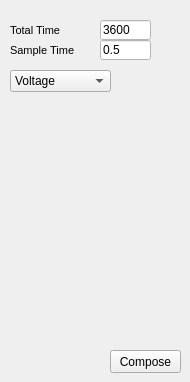
      <widget class="QWidget" name="tab_8">
       <attribute name="title">
        <string>Time Elapse</string>
       </attribute>
       <widget class="QLineEdit" name="lineEdit_TimeElapseSampleTime">
        <property name="geometry">
         <rect>
          <x>100</x>
          <y>40</y>
          <width>51</width>
          <height>20</height>
         </rect>
        </property>
        <property name="styleSheet">
         <string notr="true">background-color: rgb(255, 255, 255)</string>
        </property>
        <property name="text">
         <string>0.5</string>
        </property>
       </widget>
       <widget class="QLabel" name="label_IncrementSpeen_16">
        <property name="geometry">
         <rect>
          <x>10</x>
          <y>40</y>
          <width>81</width>
          <height>21</height>
         </rect>
        </property>
        <property name="font">
         <font>
          <pointsize>8</pointsize>
         </font>
        </property>
        <property name="text">
         <string>Sample Time</string>
        </property>
        <property name="alignment">
         <set>Qt::AlignLeading|Qt::AlignLeft|Qt::AlignVCenter</set>
        </property>
       </widget>
       <widget class="QLabel" name="label_IncrementSpeen_17">
        <property name="geometry">
         <rect>
          <x>10</x>
          <y>20</y>
          <width>81</width>
          <height>21</height>
         </rect>
        </property>
        <property name="font">
         <font>
          <pointsize>8</pointsize>
         </font>
        </property>
        <property name="text">
         <string>Total Time</string>
        </property>
        <property name="alignment">
         <set>Qt::AlignLeading|Qt::AlignLeft|Qt::AlignVCenter</set>
        </property>
       </widget>
       <widget class="QLineEdit" name="lineEdit_TimeElapseTotalTime">
        <property name="geometry">
         <rect>
          <x>100</x>
          <y>20</y>
          <width>51</width>
          <height>20</height>
         </rect>
        </property>
        <property name="styleSheet">
         <string notr="true">background-color: rgb(255, 255, 255)</string>
        </property>
        <property name="text">
         <string>3600</string>
        </property>
       </widget>
       <widget class="QPushButton" name="button_ComposeTimeElapse">
        <property name="geometry">
         <rect>
          <x>110</x>
          <y>350</y>
          <width>71</width>
          <height>23</height>
         </rect>
        </property>
        <property name="sizePolicy">
         <sizepolicy hsizetype="Fixed" vsizetype="Fixed">
          <horstretch>0</horstretch>
          <verstretch>0</verstretch>
         </sizepolicy>
        </property>
        <property name="maximumSize">
         <size>
          <width>200</width>
          <height>16777215</height>
         </size>
        </property>
        <property name="baseSize">
         <size>
          <width>0</width>
          <height>0</height>
         </size>
        </property>
        <property name="text">
         <string>Compose</string>
        </property>
       </widget>
       <widget class="QComboBox" name="comboBox_TimeElapseEMMode">
        <property name="geometry">
         <rect>
          <x>10</x>
          <y>70</y>
          <width>101</width>
          <height>22</height>
         </rect>
        </property>
        <item>
         <property name="text">
          <string>Voltage</string>
         </property>
        </item>
        <item>
         <property name="text">
          <string>Charge</string>
         </property>
        </item>
       </widget>
      </widget>
